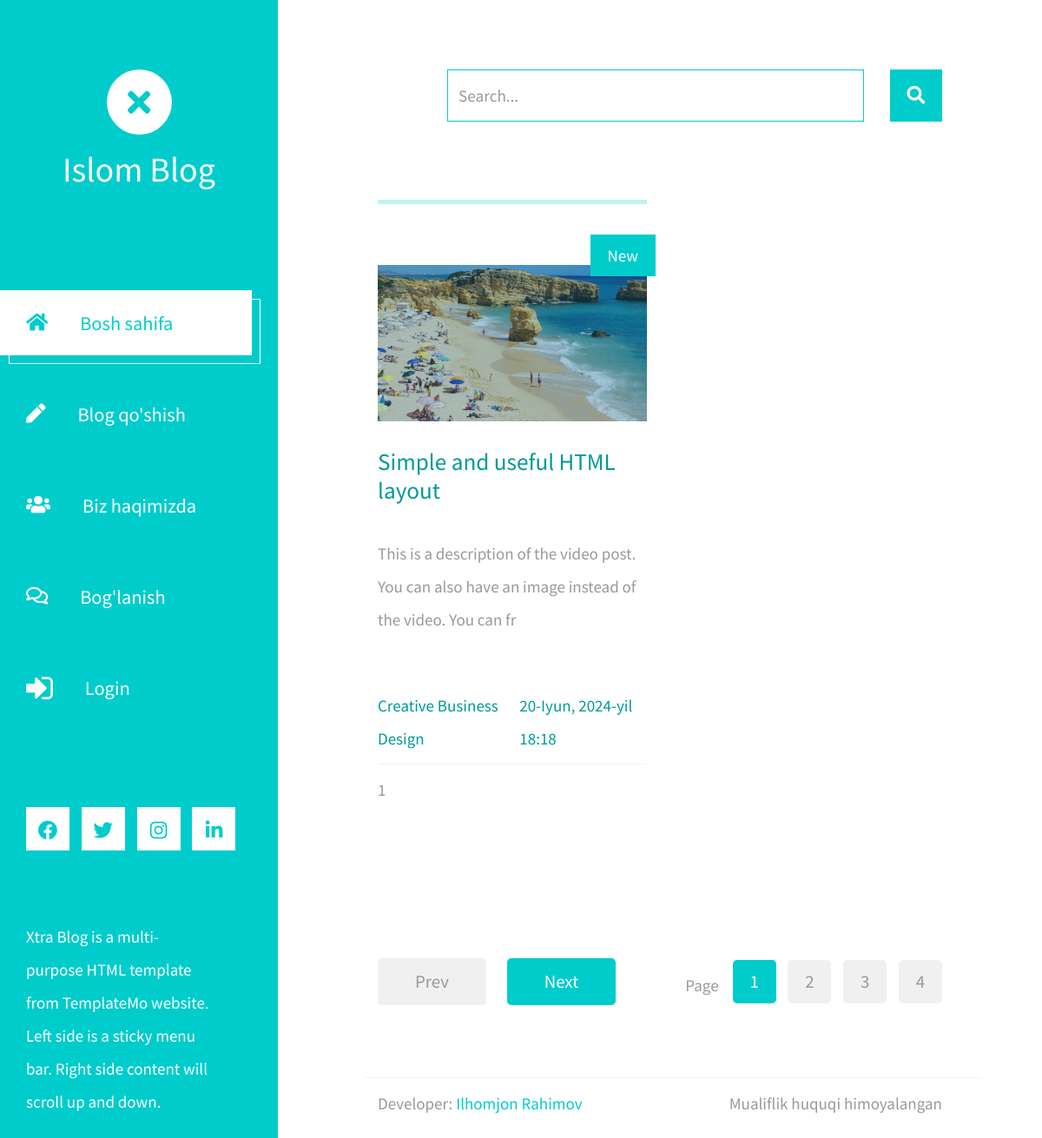
The page / on the database its author committed.
### blogs/models.py (models this page shows, shortened)
class Blog(models.Model):
    author = models.ForeignKey(CustomUser, on_delete=models.CASCADE, verbose_name="Aftor")
    title = models.CharField(max_length=255, verbose_name="Sarlavha")
    body = models.TextField(verbose_name="Matni")
    photo = models.ImageField(upload_to='blogs/images/', validators=[
        FileExtensionValidator(allowed_extensions=['jpg', 'png', 'jpeg'])
    ], verbose_name="Rasmi")
    video = models.FileField(upload_to='blogs/videos/', null=True, blank=True,
                             validators=[FileExtensionValidator(allowed_extensions=['mp4'])],
                             verbose_name="Videosi")
    category = models.ForeignKey(Category, on_delete=models.CASCADE, verbose_name="Bo'limi")
    tags = models.ManyToManyField(Tag, blank=True, verbose_name="Teglar")
    slug = models.SlugField(max_length=50, verbose_name="Manzil", unique=True)
    created_time = models.DateTimeField(auto_now_add=True)
    objects = models.Manager()
    class Meta:
        db_table = 'blogs'
        ordering = ['id']
        verbose_name = 'Maqola'
        verbose_name_plural = 'Maqolalar'

class Tag(models.Model):
    name = models.CharField(max_length=50)
    class Meta:
        db_table = 'tags'
        ordering = ['-id']
        verbose_name = 'Teg'
        verbose_name_plural = 'Teglar'

### blogs/views.py (the view)
# urls.py: path('', HomePageGenericView.as_view(), name='home'),
class HomePageGenericView(ListView):
    model = Blog
    template_name = 'home.html'
    context_object_name = 'blogs'

### blogs/templates/home.html (shortened to what this page needs)
{% extends 'base.html' %}
{% block content %}
<div class="row tm-row">
    {% for blog in blogs %}
    <article class="col-12 col-md-6 tm-post">
        <hr class="tm-hr-primary">
        <a href="{% url 'detail' blog.slug %}" class="effect-lily tm-post-link tm-pt-60">
            <div class="tm-post-link-inner">
                <img src="{{ blog.photo.url }}" alt="Image" class="img-fluid">
            </div>
            <span class="position-absolute tm-new-badge">New</span>
            <h2 class="tm-pt-30 tm-color-primary tm-post-title">{{ blog.title }}</h2>
        </a>
        <p class="tm-pt-30">
            {{ blog.body | slice:'0:100' }}
        </p>
        <div class="d-flex justify-content-between tm-pt-45">
            <span class="tm-color-primary">{% for tag in blog.tags.all %} {{ tag.name }} {% endfor %}</span>
            <span class="tm-color-primary">{{ blog.created_time }}</span>
        </div>
        <hr>
        <div class="d-flex justify-content-between">
            <span>{{ blog.comments.count }}</span>
        </div>
    </article>
    {% endfor %}
</div>
<div class="row tm-row tm-mt-100 tm-mb-75">
                <div class="tm-prev-next-wrapper">
                    <a href="#" class="mb-2 tm-btn tm-btn-primary tm-prev-next disabled tm-mr-20">Prev</a>
                    <a href="#" class="mb-2 tm-btn tm-btn-primary tm-prev-next">Next</a>
                </div>
                <div class="tm-paging-wrapper">
                    <span class="d-inline-block mr-3">Page</span>
                    <nav class="tm-paging-nav d-inline-block">
                        <ul>
                            <li class="tm-paging-item active">
                                <a href="#" class="mb-2 tm-btn tm-paging-link">1</a>
                            </li>
                            <li class="tm-paging-item">
                                <a href="#" class="mb-2 tm-btn tm-paging-link">2</a>
                            </li>
                            <li class="tm-paging-item">
                                <a href="#" class="mb-2 tm-btn tm-paging-link">3</a>
                            </li>
                            <li class="tm-paging-item">
                                <a href="#" class="mb-2 tm-btn tm-paging-link">4</a>
                            </li>
                        </ul>
                    </nav>
                </div>
            </div>
{% endblock content %}

### rows shown on the page
Blog: photo (picture), title "Simple and useful HTML layout", body "This is a description of the video post. You can also have an image instead of the video. You can fr", created_time "20-Iyun, 2024-yil 18:18", comments.count "1"
Tag: name "Creative"
Tag: name "Business"
Tag: name "Design"
